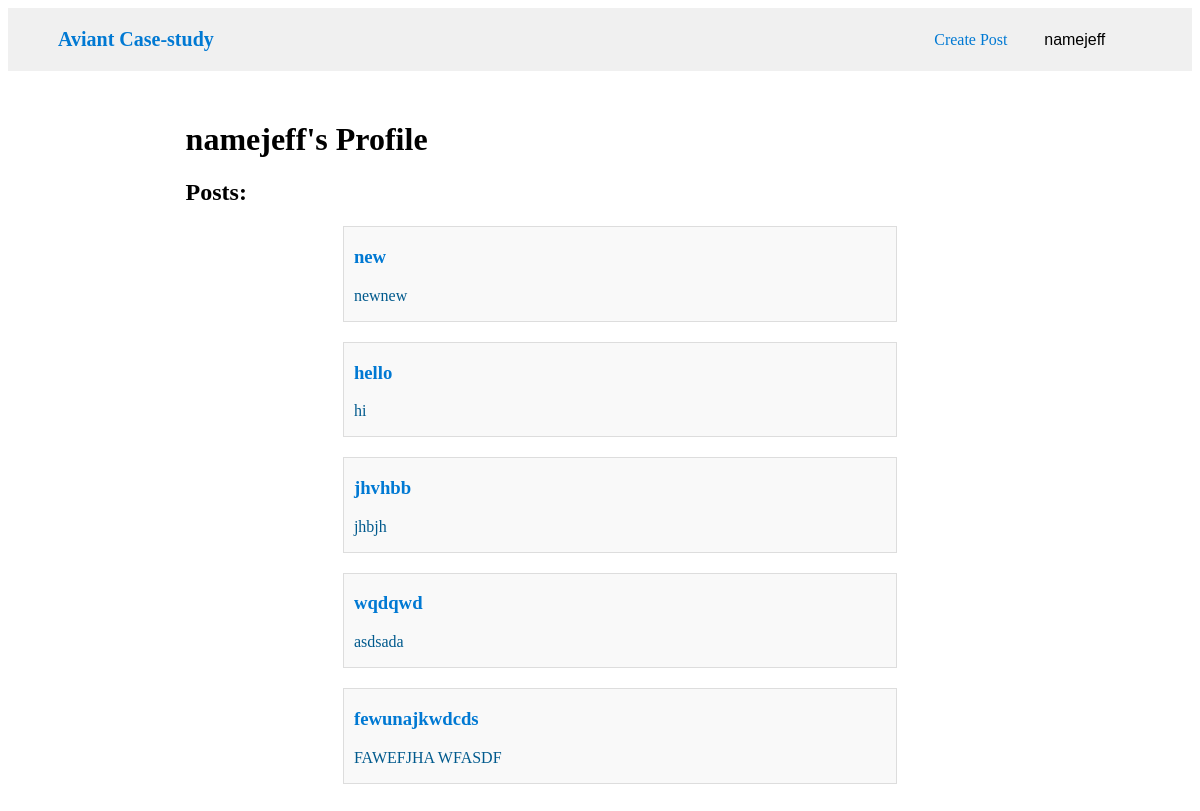
/polls/users/5, run on the app's committed database.
### polls/models.py (models this page shows, shortened)
class Post(models.Model):
    title = models.CharField(max_length=200)
    content = models.TextField()
    pub_date = models.DateTimeField('date published')
    author = models.ForeignKey(User, on_delete=models.CASCADE)

### polls/views.py (the view)
# urls.py: path('users/<int:user_id>', views.users, name="users"),
def users(request, user_id):
    user = get_object_or_404(User, pk=user_id)
    postList = Post.objects.filter(author=user)
    return render(request, "polls/users.html", {"user": user, "postList": postList})

### polls/templates/polls/users.html
{% include 'polls/navbar.html' %}
{% load static %}
<link rel="stylesheet" href="{% static 'polls/users.module.css' %}">
<div class="container">
    <h1>{{ user.username }}'s Profile</h1>
    <h2>Posts:</h2>
    <ul>
        {% for post in postList|dictsortreversed:'pub_date' %}
            <li class="post-item">
                <a href="{% url 'post' post.id %}" class="post-box">
                    <h3 class="post-title">{{ post.title }}</h3>
                    <p class="post-content">{{ post.content|truncatechars:100 }}</p>
                </a>
            </li>
        {% empty %}
            <li>No posts yet.</li>
        {% endfor %}
    </ul>
</div>

### polls/templates/polls/navbar.html (shortened to what this page needs)
{% load static %}
<link rel="stylesheet" href="{% static 'polls/navbar.module.css' %}">
<nav>
    <div class="logo">
        <a class="logo-words" href="{% url 'home' %}">
            Aviant Case-study
        </a>
    </div>
    <div class="authlinks">
        {% if user.is_authenticated %}
            <a class="createPost" href="{% url 'create_post_page' %}">
                Create Post
            </a>
            <div class="dropdown">
                <button class="dropbtn">{{ user.username }}</button>
            </div>
        {% else %}
            <a href="{% url 'register' %}">Register</a>
            <a href="{% url 'login' %}">Login</a>
        {% endif %}
    </div>
</nav>

### polls/static/polls/navbar.module.css (style rules this page uses)
nav { display: flex; justify-content: space-between; align-items: center; padding: 20px 50px; background-color: #f0f0f0; }
.logo a { text-decoration: none; font-size: 20px; font-weight: bold; color: #0079d3; }
.authLinks { display: flex; align-items: center; width: 22%; justify-content: space-evenly; }
.authLinks a { text-decoration: none; color: #0079d3; }
.dropdown { position: relative; display: inline-block; }
.dropbtn { background-color: transparent; border: none; cursor: pointer; font-size: 16px; }

### polls/static/polls/users.module.css (style rules this page uses)
.container { margin: 50px auto; width: 70%; }
.post-item { width: 70%; margin: auto; margin-top: 20px; text-align: left; border: 1px solid #ddd; background-color: #f9f9f9; list-style: none; }
.post-box { text-decoration: none; }
.post-content { margin-left: 10px; color: #005a8d; }
.post-title { margin-left: 10px; color: #0079d3; }

### data on the page
Post: title "new", content "newnew"
Post: title "hello", content "hi"
Post: title "jhvhbb", content "jhbjh"
Post: title "wqdqwd", content "asdsada"
Post: title "fewunajkwdcds", content "FAWEFJHA WFASDF"

### other printed values
{{ user.username }} "namejeff"
